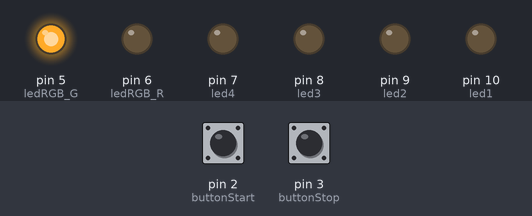
This program was run on a simulated Arduino Uno, built with avr-gcc and run on an emulated ATmega328P. Parts: output pins drawn as LEDs (lit = HIGH). Dashed ring = blinking. Inputs (shaded band) come from the test bench; at power-on: pin 2 (buttonStart) LOW, pin 3 (buttonStop) LOW.

Above: at 1.2 s.
1.3 s: pin 2 (buttonStart) pulled HIGH for 0.15 s
At 1.8 s:
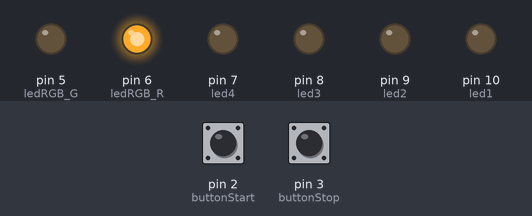
4.4 s: pin 3 (buttonStop) pulled HIGH for 3.2 s
At 6.8 s:
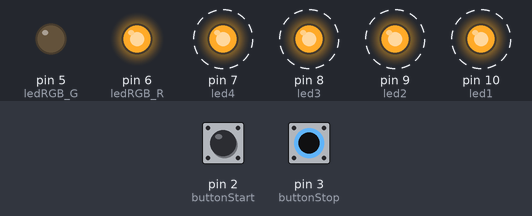
9.9 s: pin 2 (buttonStart) pulled HIGH for 1 s
At 26.5 s:
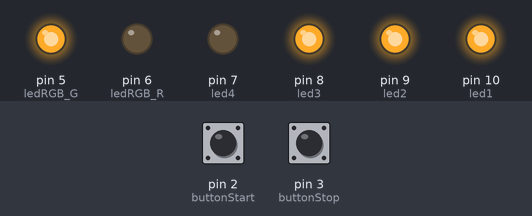
Timing chart, 0 to 27.4 s (numbered marks = the images above; inputs shaded):
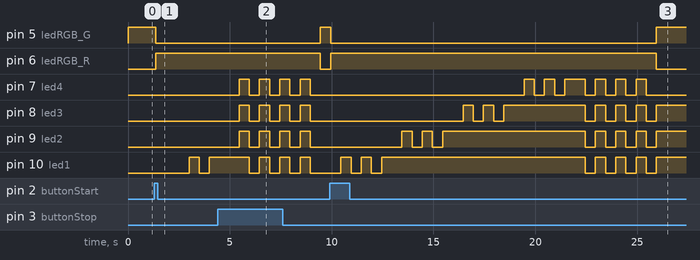

The program:

main.cpp
```cpp
#include <Arduino.h>
const int ledRGB_R = 6;
const int ledRGB_G = 5;
const int led1 = 10;
const int led2 = 9;
const int led3 = 8;
const int led4 = 7;
const int buttonStart = 2;
const int buttonStop = 3;

unsigned long lastDebounceTimeStart = 0;
unsigned long lastDebounceTimeStop = 0;
const unsigned long debounceDelay = 50;
bool buttonStartState = LOW;
bool buttonStopState = LOW;
bool lastButtonStartState = LOW;
bool lastButtonStopState = LOW;

enum StationState { FREE, BUSY };
StationState stationState = FREE;

int chargeLevel = 0;
bool charging = false;
bool stopCharging = false;
unsigned long previousMillis = 0;
const long interval = 3000;

unsigned long lastBlinkTime = 0;
const long blinkInterval = 500;
bool ledState = LOW;

void setup() {
  // Pin Modes
  pinMode(ledRGB_R, OUTPUT);
  pinMode(ledRGB_G, OUTPUT);
  pinMode(led1, OUTPUT);
  pinMode(led2, OUTPUT);
  pinMode(led3, OUTPUT);
  pinMode(led4, OUTPUT);
  pinMode(buttonStart, INPUT);
  pinMode(buttonStop, INPUT);

  digitalWrite(ledRGB_G, HIGH);
  digitalWrite(ledRGB_R, LOW);
}
void setAllLEDs(bool state) {
  digitalWrite(led1, state);
  digitalWrite(led2, state);
  digitalWrite(led3, state);
  digitalWrite(led4, state);
}

void resetStation() {
  stationState = FREE;
  digitalWrite(ledRGB_G, HIGH);
  digitalWrite(ledRGB_R, LOW);
  digitalWrite(led1, LOW);
  digitalWrite(led2, LOW);
  digitalWrite(led3, LOW);
  digitalWrite(led4, LOW);
}

void startCharging() {
  resetStation();
  charging = true;
  chargeLevel = 0;
  stationState = BUSY;
  digitalWrite(ledRGB_G, LOW);
  digitalWrite(ledRGB_R, HIGH);
}

void blinkCurrentLED(unsigned long currentMillis) {
  if (currentMillis - lastBlinkTime >= blinkInterval) {
    lastBlinkTime = currentMillis;
    ledState = !ledState;


    switch (chargeLevel) {
      case 1: digitalWrite(led1, ledState); break;
      case 2: digitalWrite(led2, ledState); break;
      case 3: digitalWrite(led3, ledState); break;
      case 4: digitalWrite(led4, ledState); break;
    }
  }
}


void updateLoader(unsigned long currentMillis) {
  if (chargeLevel > 1) digitalWrite(led1, HIGH);
  if (chargeLevel > 2) digitalWrite(led2, HIGH);
  if (chargeLevel > 3) digitalWrite(led3, HIGH);

  // Blinking the current charge LED
  if (chargeLevel > 0 && chargeLevel <= 4) {
    blinkCurrentLED(currentMillis);
  }
}


void completeCharging() {
  charging = false;
  for (int i = 0; i < 4; i++) {
    setAllLEDs(HIGH);
    delay(500);
    setAllLEDs(LOW);
    delay(500);
  }
  resetStation();
}

void stopChargingProcess() {
  charging = false;
  stopCharging = false;
  for (int i = 0; i < 4; i++) {
    setAllLEDs(HIGH);
    delay(500);
    setAllLEDs(LOW);
    delay(500);
  }
  resetStation();
}


void loop() {
  unsigned long currentMillis = millis();

  bool readingStart = digitalRead(buttonStart);
  bool readingStop = digitalRead(buttonStop);

  if (readingStart != lastButtonStartState) {
    lastDebounceTimeStart = currentMillis;
  }

  if ((currentMillis - lastDebounceTimeStart) > debounceDelay) {
    if (readingStart != buttonStartState) {
      buttonStartState = readingStart;
      if (buttonStartState == HIGH && stationState == FREE) {
        startCharging();
      }
    }
  }

  if (readingStop != lastButtonStopState) {
    lastDebounceTimeStop = currentMillis;
  }
  // Long press detected
  if ((currentMillis - lastDebounceTimeStop) > debounceDelay) {
    if (readingStop != buttonStopState) {
      buttonStopState = readingStop;
      if (buttonStopState == HIGH && stationState == BUSY) {
        unsigned long pressDuration = millis();
        while (digitalRead(buttonStop) == HIGH) {
          if (millis() - pressDuration >= 1000) {
            stopCharging = true;
            break;
          }
        }
      }
    }
  }

  // Charging Logic
  if (charging && !stopCharging) {
    if (currentMillis - previousMillis >= interval) {
      previousMillis = currentMillis;

      if (chargeLevel < 4) {
        chargeLevel++;
      } else {
        completeCharging();


      }
    }
    updateLoader(currentMillis);
  } else if (stopCharging) {
    stopChargingProcess();
  }

  lastButtonStartState = readingStart;
  lastButtonStopState = readingStop;
}
```

Measured:
- after the input at 1.3 s, pin 5 (ledRGB_G): HIGH → LOW after 0.05 s; pin 6 (ledRGB_R): LOW → HIGH after 0.05 s; pin 10 (led1): LOW → HIGH after 1.7 s, → LOW 0.50 s later, → HIGH 0.50 s later
- after the input at 4.4 s, pin 5 (ledRGB_G): LOW → HIGH after 5.1 s; pin 6 (ledRGB_R): HIGH → LOW after 5.1 s; pin 7 (led4): alternates HIGH for 0.50 s and LOW for 0.50 s, starting after 1.1 s
- after the input at 9.9 s, pin 5 (ledRGB_G): HIGH → LOW after 0.05 s, → HIGH 16.0 s later; pin 6 (ledRGB_R): LOW → HIGH after 0.05 s, → LOW 16.0 s later
- by itself, pin 8 (led3), pin 9 (led2): alternates HIGH for 0.50 s and LOW for 0.50 s
